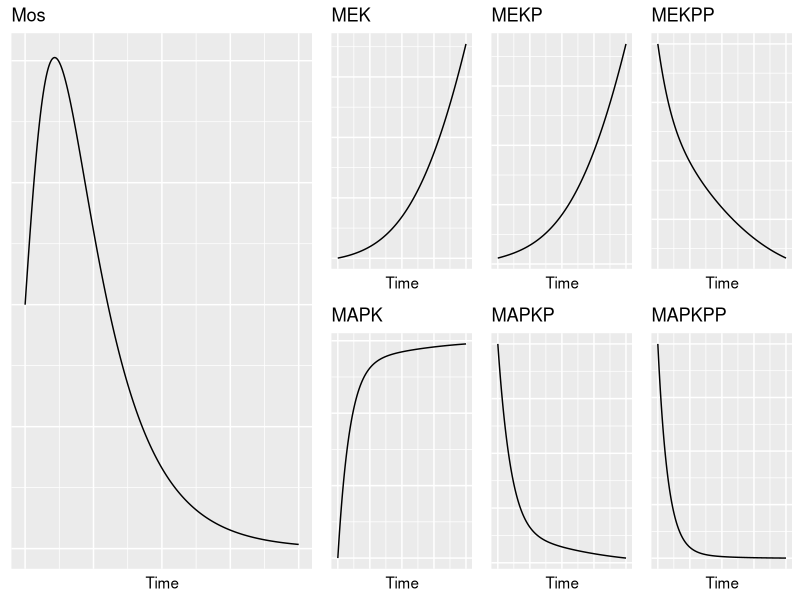

The R script that drew this image:
#MIT License
#Copyright (c) 2020 Octavio Gonzalez-Lugo 

#Permission is hereby granted, free of charge, to any person obtaining a copy
#of this software and associated documentation files (the "Software"), to deal
#in the Software without restriction, including without limitation the rights
#to use, copy, modify, merge, publish, distribute, sublicense, and/or sell
#copies of the Software, and to permit persons to whom the Software is
#furnished to do so, subject to the following conditions:
#The above copyright notice and this permission notice shall be included in all
#copies or substantial portions of the Software.
#THE SOFTWARE IS PROVIDED "AS IS", WITHOUT WARRANTY OF ANY KIND, EXPRESS OR
#IMPLIED, INCLUDING BUT NOT LIMITED TO THE WARRANTIES OF MERCHANTABILITY,
#FITNESS FOR A PARTICULAR PURPOSE AND NONINFRINGEMENT. IN NO EVENT SHALL THE
#AUTHORS OR COPYRIGHT HOLDERS BE LIABLE FOR ANY CLAIM, DAMAGES OR OTHER
#LIABILITY, WHETHER IN AN ACTION OF CONTRACT, TORT OR OTHERWISE, ARISING FROM,
#OUT OF OR IN CONNECTION WITH THE SOFTWARE OR THE USE OR OTHER DEALINGS IN THE
#SOFTWARE.
#@author: Octavio Gonzalez-Lugo

###############################################################################
# Loading packages 
###############################################################################

library(deSolve)
library(ggplot2)
library(tidygraph)
library(ggraph)
library(gridExtra)
library(grid)
library(lattice)

###############################################################################
#Solver function
###############################################################################

solveModel<- function(Model,InitialConditions,ModelParameters,ColumnNames){
  #Solves numerically an ODE system model,returns a formated dataframe
  #Model             -> function, Model to be solved
  #InitialConditions -> list, Initial conditions for the ODE system 
  #ModelParameters   -> list, Parameters of the ODE model 
  #ColumnNames       -> list, names of the columns for the dataframe 
  #MinMax            -> bool, controlls if a minmax normalization is applied to the data. 
  times <- seq(0, 1000, by = 0.1)
  out <- ode(InitialConditions,times,Model,ModelParameters,method="daspk")
  ModelData<-data.frame(out)
  colnames(ModelData)<-ColumnNames
  ModelData
}

###############################################################################
# Plot Functions
###############################################################################
columnNames<-c("Time","Mos","MEK","MEKPP","MAPK","MAPKPP")
SiganllingPlot<-function(inputData,PlotTitle){
  #Returns a ggplot
  #inputData  -> model data
  #ColumNames -> Names for the columns in the data
  #PlotTitle  -> Title for the plot
  ModelData<-inputData
  
  graph01<-ggplot(data=ModelData,aes(x=Time,y=Mos,color="Mos"))+geom_line()+
    scale_color_manual(values=c("Mos"="black"))+
    labs(title='Mos',color=" ")+
    theme(legend.position="none",axis.title.y = element_blank(),axis.text.y = element_blank(),axis.ticks.y = element_blank(),axis.text.x = element_blank(),axis.ticks.x = element_blank())
  
  graph02<-ggplot(data=ModelData,aes(x=Time,y=MEK,color="MEK"))+geom_line()+
    scale_color_manual(values=c("MEK"="black"))+
    labs(title='MEK',color=" ")+
    theme(legend.position="none",axis.title.y = element_blank(),axis.text.y = element_blank(),axis.ticks.y = element_blank(),axis.text.x = element_blank(),axis.ticks.x = element_blank())
  
  graph03<-ggplot(data=ModelData,aes(x=Time,y=MEKP,color="MEKP"))+geom_line()+
    scale_color_manual(values=c("MEKP"="black"))+
    labs(title='MEKP',color=" ")+
    theme(legend.position="none",axis.title.y = element_blank(),axis.text.y = element_blank(),axis.ticks.y = element_blank(),axis.text.x = element_blank(),axis.ticks.x = element_blank())
  
  graph04<-ggplot(data=ModelData,aes(x=Time,y=MEKPP,color="MEKPP"))+geom_line()+
    scale_color_manual(values=c("MEKPP"="black"))+
    labs(title='MEKPP',color=" ")+
    theme(legend.position="none",axis.title.y = element_blank(),axis.text.y = element_blank(),axis.ticks.y = element_blank(),axis.text.x = element_blank(),axis.ticks.x = element_blank())
  
  graph05<-ggplot(data=ModelData,aes(x=Time,y=MAPK,color="MAPK"))+geom_line()+
    scale_color_manual(values=c("MAPK"="black"))+
    labs(title='MAPK',color=" ")+
    theme(legend.position="none",axis.title.y = element_blank(),axis.text.y = element_blank(),axis.ticks.y = element_blank(),axis.text.x = element_blank(),axis.ticks.x = element_blank())
  
  graph06<-ggplot(data=ModelData,aes(x=Time,y=MAPKP,color="MAPKP"))+geom_line()+
    scale_color_manual(values=c("MAPKP"="black"))+
    labs(title='MAPKP',color=" ")+
    theme(legend.position="none",axis.title.y = element_blank(),axis.text.y = element_blank(),axis.ticks.y = element_blank(),axis.text.x = element_blank(),axis.ticks.x = element_blank())
  
  graph07<-ggplot(data=ModelData,aes(x=Time,y=MAPKPP,color="MAPKPP"))+geom_line()+
    scale_color_manual(values=c("MAPKPP"="black"))+
    labs(title='MAPKPP',color=" ")+
    theme(legend.position="none",axis.title.y = element_blank(),axis.text.y = element_blank(),axis.ticks.y = element_blank(),axis.text.x = element_blank(),axis.ticks.x = element_blank())

    gridarrange<-rbind(c(1,1,2,3,4),c(1,1,5,6,7))
  graphContainer<-grid.arrange(graph01,graph02,graph03,graph04,graph05,graph06,graph07, layout_matrix=gridarrange)
  show(graphContainer)

}

###############################################################################
#Model Progesterone
###############################################################################

MapkSystem <- function(t,Y,params){
  
  #Simple organic matter decomposition model 
  #t      -> integration time value 
  # 
  #Y      -> list Values for the function to be evaluated 
  #          Y[1],Y[2]-> Foward and reverse primer content
  #          Y[3],Y[4]-> Sample DNA foward and reverse strand
  #          Y[5],Y[6]-> Complex sampleDNA-primer foward and reverse 
  #          Y[7]     -> mRNA and protein content of gene 2
  #          Y[5]     -> mRNA and protein content of gene 2
  #
  #params -> Parameters of the ODE system model 
  #         
  #    
  
  with(as.list(c(Y,params)),{
    
    dxdt = -(V2*Y[1])/(K2+Y[1]) + V1 + V0*Y[1]*v*Y[7]
    
    dy1dt = (V6*Y[3])/(K6+Y[3]) - (V3*Y[1]*Y[2])/(K3+Y[2])
    dy2dt = (V3*Y[1]*Y[2])/(K3+Y[2]) + (V5*Y[4])/(K5+Y[4]) - (V4*Y[1]*Y[3])/(K4+Y[3]) + (V6*Y[3])/(K6+Y[3])
    dy3dt = (V4*Y[1]*Y[3])/(K4+Y[3]) - (V5*Y[4])/(K5+Y[4])
    
    dz1dt = (V10*Y[6])/(K10+Y[6]) - (V7*Y[4]*Y[5])/(K7+Y[5])
    dz2dt = (V7*Y[4]*Y[5])/(K7+Y[5]) + (V9*Y[7])/(K9+Y[7]) - (V8*Y[4]*Y[6])/(K8+Y[6]) - (V10*Y[6])/(K10+Y[6])
    dz3dt = (V8*Y[4]*Y[6])/(K8+Y[6]) - (V9*Y[7])/(K9+Y[7])
    
    list(c(dxdt,dy1dt,dy2dt,dy3dt,dz1dt,dz2dt,dz3dt))
  })
}

params <- c(V2=1.2,K2=200,V0=0.0015,v=1.5,V1=0.000002,V6=5,K6=1200,V3=0.064,K3=1200,V4=0.064,K4=1200,V5=5,K5=1200,V10=5,K10=300,V7=0.06,K7=300,V8=0.06,K8=300,V9=5,K9=300)
#Y <- c(2,1,0,0,10,0,0)
#Y <- c(2,1,25,0,10,20,0)
Y <- c(2,1,25,10,10,20,10)

columnNames<-c("Time","Mos","MEK","MEKP","MEKPP","MAPK","MAPKP","MAPKPP")
threeNodeData<-solveModel(MapkSystem,Y,params,columnNames)
SiganllingPlot(threeNodeData,"Three Nodes")

###############################################################################
#Models Progesterone control
###############################################################################
